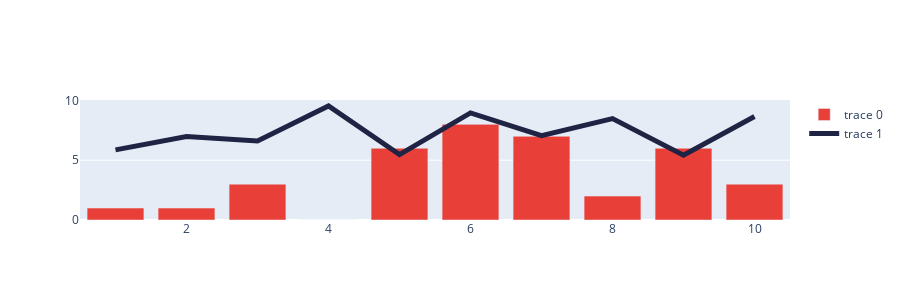

The cell this chart's notebook holds for it:
### Code cell
x = list(range(1, 11))
y = np.random.randint(low=10, size=len(x))

fig = go.Figure(
    data = [
        go.Bar(x=x, y=y), #[0]
        go.Scatter(x=x, y=np.random.uniform(5, 10, size=len(x)), mode='lines') #[1]
    ]
)

fig.update_layout(height=300)

fig.data[0].marker.color='#E83F38' # Bar

fig.data[1].line.width=5 #line
fig.data[1].line.color='#202444'

fig.show()

### Figure 1 — Plotly figure (JSON) as saved in the notebook; plotly's stock layout.template omitted (floating-point values rounded to 4 significant figures)
{"data": [{"marker": {"color": "#E83F38"}, "type": "bar", "x": [1, 2, 3, 4, 5, 6, 7, 8, 9, 10], "y": [1, 1, 3, 0, 6, 8, 7, 2, 6, 3]}, {"line": {"color": "#202444", "width": 5}, "mode": "lines", "type": "scatter", "x": [1, 2, 3, 4, 5, 6, 7, 8, 9, 10], "y": [5.867, 6.979, 6.611, 9.536, 5.474, 8.955, 7.048, 8.481, 5.423, 8.66]}], "layout": {"height": 300}}
